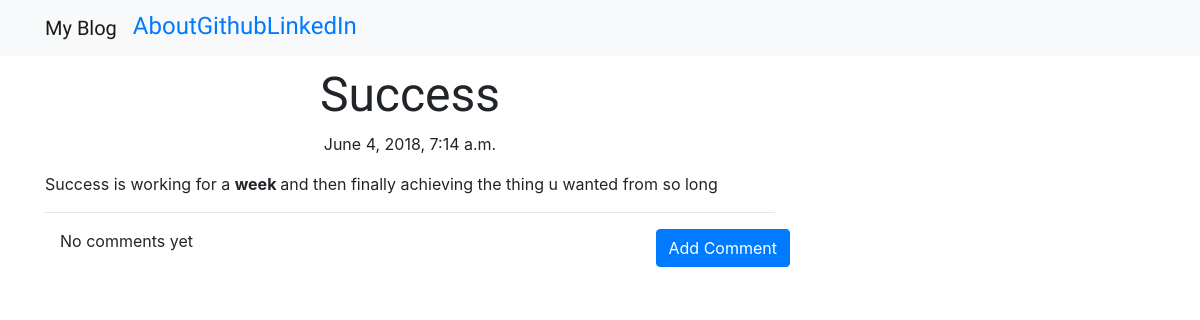
Screenshot of /post/2 with the database file from the repository.
### blog/models.py (models this page shows, shortened)
class Post(models.Model):
	author=models.ForeignKey('auth.User',on_delete=models.CASCADE)	#new superuser created through this
	title=models.CharField(max_length=125)
	text=models.TextField()
	created_date=models.DateTimeField(default=timezone.now())	#created date is now
	published_date=models.DateTimeField(blank=True,null=True)	#this date will be added through below func which will be triggered through btn

### blog/views.py (the view)
# urls.py: url(r'^post/(?P<pk>\d+)$',views.PostDetailView.as_view(),name='post_detail'),	#displays that post whose pk is clicked by user
class PostDetailView(DetailView):
	model=Post

### blog/templates/blog/post_detail.html (shortened to what this page needs)
{%extends 'blog/base.html'%}
{% block content %}
<h1 class="posttitle loader">{{post.title}}</h1>
{% if post.published_date %}
	<div class="date postdate">
	{{post.published_date}}
	</div>
{% else %}
	<a class="btn btn-default" href="{% url 'post_publish' pk=post.pk %}">Publish</a>
{% endif %}
<p class="postcontent">{{post.text|safe|linebreaksbr}}</p>
<hr>
<a class="btn btn-primary btn-comment" href="{%url 'add_comment_to_post' pk=post.pk %}">Add Comment</a>
<div class="container">
{% for comment in post.comments.all %}
	<br>
	{% if user.is_authenticated or comment.approved_comment %}
		{{comment.created_date}}
		{%if not comment.approved_comment %}
			<a class="btn btn-default" href="{%url 'comment_remove' pk=comment.pk %}">
				<span class="glyphicon glyphicon-remove"></span>
			</a>
			<a class="btn btn-primary" href="{%url 'comment_approve' pk=comment.pk %}">
				<span class="glyphicon glyphicon-ok"></span>
			</a>
		{% endif %}
		<p>{{comment.text|safe|linebreaks}}</p>
		<p> Posted by: {{comment.author}}</p>
	{% endif %}
	{% empty %}
		<p>No comments yet</p>
{% endfor %}
</div>
{% endblock %}

### blog/static/css/blog.css (style rules this page uses)
.postdate { text-align:center; }
.posttitle { font-family: 'Exo', sans-serif; font-size: 3em; text-align:center; }
.postcontent { font-family: 'Montserrat'; font-size:1.5em; }

### rows the page displays
Post: title "Success", published_date "June 4, 2018, 7:14 a.m.", text "Success is working for a week and then finally achieving the thing u wanted from so long"
